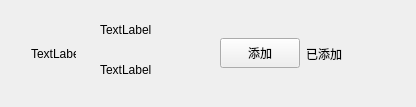
<?xml version="1.0" encoding="UTF-8"?>
<ui version="4.0">
 <class>ApplyFriendItem</class>
 <widget class="QWidget" name="ApplyFriendItem">
  <property name="geometry">
   <rect>
    <x>0</x>
    <y>0</y>
    <width>416</width>
    <height>94</height>
   </rect>
  </property>
  <property name="windowTitle">
   <string>Form</string>
  </property>
  <layout class="QHBoxLayout" name="horizontalLayout">
   <item>
    <spacer name="horizontalSpacer">
     <property name="orientation">
      <enum>Qt::Orientation::Horizontal</enum>
     </property>
     <property name="sizeType">
      <enum>QSizePolicy::Policy::Fixed</enum>
     </property>
     <property name="sizeHint" stdset="0">
      <size>
       <width>20</width>
       <height>20</height>
      </size>
     </property>
    </spacer>
   </item>
   <item>
    <widget class="QLabel" name="icon_lb">
     <property name="minimumSize">
      <size>
       <width>45</width>
       <height>45</height>
      </size>
     </property>
     <property name="maximumSize">
      <size>
       <width>45</width>
       <height>45</height>
      </size>
     </property>
     <property name="text">
      <string>TextLabel</string>
     </property>
    </widget>
   </item>
   <item>
    <widget class="QWidget" name="widget" native="true">
     <layout class="QHBoxLayout" name="horizontalLayout_2">
      <property name="topMargin">
       <number>2</number>
      </property>
      <property name="bottomMargin">
       <number>2</number>
      </property>
      <item>
       <widget class="QWidget" name="widget_2" native="true">
        <layout class="QVBoxLayout" name="verticalLayout">
         <property name="spacing">
          <number>10</number>
         </property>
         <property name="topMargin">
          <number>2</number>
         </property>
         <item>
          <widget class="QLabel" name="user_chat_lb">
           <property name="minimumSize">
            <size>
             <width>100</width>
             <height>30</height>
            </size>
           </property>
           <property name="maximumSize">
            <size>
             <width>200</width>
             <height>30</height>
            </size>
           </property>
           <property name="text">
            <string>TextLabel</string>
           </property>
          </widget>
         </item>
         <item>
          <widget class="QLabel" name="user_name_lb">
           <property name="minimumSize">
            <size>
             <width>100</width>
             <height>30</height>
            </size>
           </property>
           <property name="maximumSize">
            <size>
             <width>200</width>
             <height>30</height>
            </size>
           </property>
           <property name="text">
            <string>TextLabel</string>
           </property>
          </widget>
         </item>
        </layout>
       </widget>
      </item>
      <item>
       <spacer name="horizontalSpacer_3">
        <property name="orientation">
         <enum>Qt::Orientation::Horizontal</enum>
        </property>
        <property name="sizeHint" stdset="0">
         <size>
          <width>100</width>
          <height>20</height>
         </size>
        </property>
       </spacer>
      </item>
      <item>
       <widget class="ClickedBtn" name="addBtn">
        <property name="minimumSize">
         <size>
          <width>80</width>
          <height>30</height>
         </size>
        </property>
        <property name="maximumSize">
         <size>
          <width>80</width>
          <height>30</height>
         </size>
        </property>
        <property name="text">
         <string>添加</string>
        </property>
       </widget>
      </item>
      <item>
       <widget class="QLabel" name="already_add_lb">
        <property name="minimumSize">
         <size>
          <width>40</width>
          <height>0</height>
         </size>
        </property>
        <property name="text">
         <string>已添加</string>
        </property>
       </widget>
      </item>
      <item>
       <spacer name="horizontalSpacer_2">
        <property name="orientation">
         <enum>Qt::Orientation::Horizontal</enum>
        </property>
        <property name="sizeType">
         <enum>QSizePolicy::Policy::Fixed</enum>
        </property>
        <property name="sizeHint" stdset="0">
         <size>
          <width>50</width>
          <height>20</height>
         </size>
        </property>
       </spacer>
      </item>
     </layout>
    </widget>
   </item>
  </layout>
 </widget>
 <customwidgets>
  <customwidget>
   <class>ClickedBtn</class>
   <extends>QPushButton</extends>
   <header location="global">clickedbtn.h</header>
  </customwidget>
 </customwidgets>
 <resources/>
 <connections/>
</ui>
